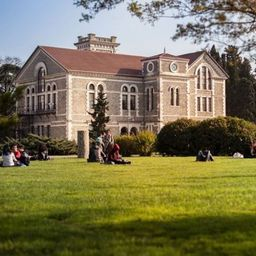
#> input picture hw2/boun.jpg, 256 x 256 px
$ jupyter execute --allow-errors Assignment2.ipynb
#> lines starting #> are read from the running program, lines starting #| are printed output that depends on the picture
[cell 1]
import pandas as pd
import numpy as np
import matplotlib.pyplot as plt
import seaborn as sns

from sklearn.manifold import MDS
from sklearn.decomposition import PCA
from sklearn.preprocessing import scale
from skimage.color import rgb2gray
from mpl_toolkits.mplot3d import Axes3D
from IPython.core.display import display

import warnings

[cell 2]
warnings.simplefilter('ignore')
plt.rcParams['figure.figsize'] = (8,8)

# Task 1

#> (a cell that did not finish here is left out)

#> (a cell that did not finish here is left out)

#> (a cell that did not finish here is left out)

#> (a cell that did not finish here is left out)

### a) Applying PCA and MDS

#> (a cell that did not finish here is left out)

#> (a cell that did not finish here is left out)

#> (a cell that did not finish here is left out)

#> (a cell that did not finish here is left out)

Explained variances for 3 component PCA is 0.31, 0.14 and 0.08 respectively. And stress for MDS is 1.307e6. Stress does not mean anything by its own but by explained variances we can understand that more than half of the variances can be understood by only 3 components. But 2 or 3 component will not be sufficient for separating our data according to their classes.

### b) Bag Level Calculation

#> (a cell that did not finish here is left out)

#> (a cell that did not finish here is left out)

#> (a cell that did not finish here is left out)

#> (a cell that did not finish here is left out)

We still cannot cluster our data points easily, but it can be seen that in 3D PCA, blue points are above the half plane whereas all the reds and some of the blues are in below the plane. (I should be more explicit when mentioning about the plane, but it's somehow obvious.)

### c) Bonus

There are some approaches in algorithm like multi instance SVM [https://github.com/garydoranjr/misvm], or Fisher vectors [https://cs.nju.edu.cn/wujx/paper/icdm14_miFV.pdf] or bag encoding (what they do is taking bag's frequencies and explaining bags with their frequency distributions as long as I understood).

# Task 2

###  1- Reading image and displaying

[cell 15]
im = plt.imread('boun.jpg')
#> im is the input picture: shape (256, 256, 3); mean R, G, B 123.6, 117.3, 84.1
plt.imshow(im)
#> (this line was passed over: IPython is not available in this run)
plt.show()

###  2- Creating noisy image and RGB channels separately

[cell 16]
min_val, max_val = im.min(), im.max()/10
#> min_val = 0; max_val = 25.5
print('Min pixel value is {} and max pixel value / 10 is {}'.format(min_val, max_val))
#| Min pixel value is 0 and max pixel value / 10 is 25.5

[cell 17]
noise = np.uint8(np.random.uniform(min_val, max_val, (256, 256, 3)))
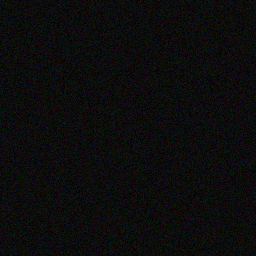
#> noise: shape (256, 256, 3); mean of channels 0, 1, 2 12.3, 12.2, 12.3; drawn as R, G, B
noisy_im = im + noise
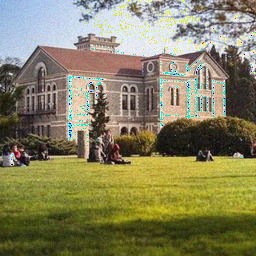
#> noisy_im: shape (256, 256, 3); mean R, G, B 133.1, 129.2, 95
plt.imshow(noisy_im)
#> (this line was passed over: IPython is not available in this run)
plt.title('Noisy Image', size = 15)
#> (this line was passed over: IPython is not available in this run)
plt.show()
